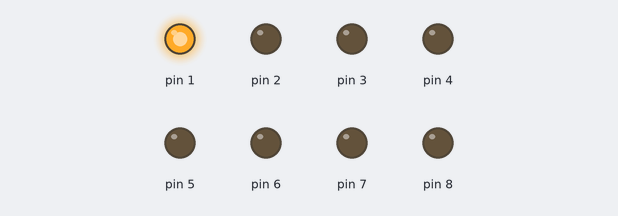
The sketch below on a simulated Arduino Uno, built with avr-gcc and run on an emulated ATmega328P. Shown: output pins drawn as LEDs (lit = HIGH).

Above: at 0.05 s.
At 0.65 s:
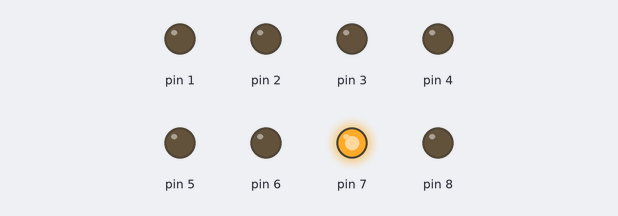
At 1.25 s:
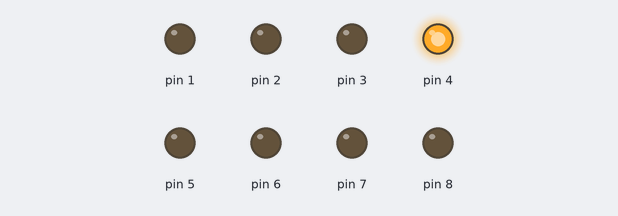
At 1.75 s:
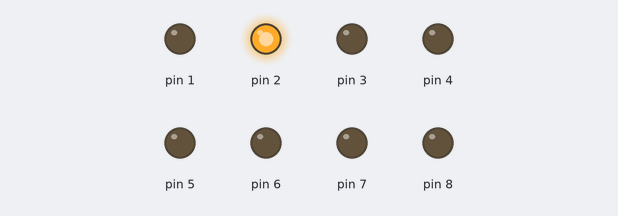
At 2.4 s:
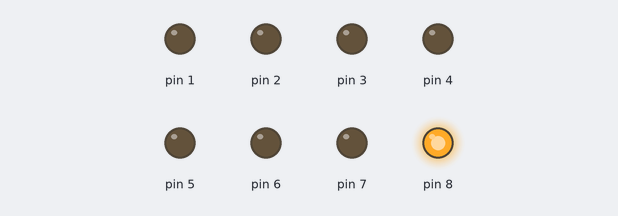
At 3.45 s:
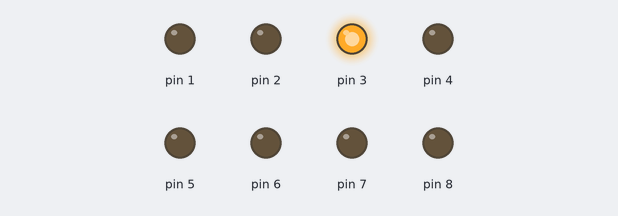
Timing chart, 0 to 3.8 s (numbered marks = the images above):
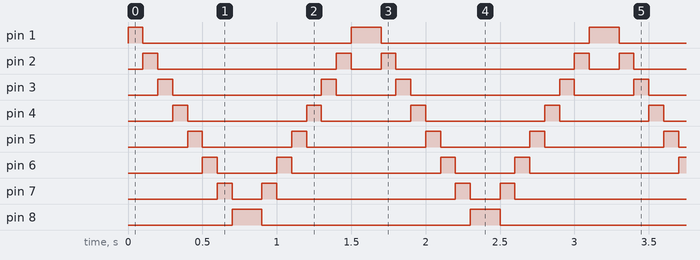

The sketch:

Assignment1.ino
```cpp
//Bron: https://docs.arduino.cc/built-in-examples/control-structures/ForLoopIteration
//Opdracht 1
//Gemaakt door: Nina Schrauwen

//timer definieren als variabele die niet verandert -> timer is voor de delay
const int timer = 100;

void setup() {
  // put your setup code here, to run once:
  //Deze code zegt loop door de leds vanaf ledpin 1 tot 8 en niet hoger.
  for(int thisPin = 1; thisPin < 9; thisPin++ ){
    //De ledpin is een vorm van output
    pinMode(thisPin, OUTPUT);
  }
}
void loop() {
  // put your main code here, to run repeatedly:

  //Deze code loopt van ledpin 1 tot en met 8.
  for(int thisPin = 1; thisPin < 9; thisPin++){

    //De ledpin gaat eerst aan, dan volgt een timer v. 100ms, dan gaat de led uit.
    digitalWrite(thisPin, HIGH);  //led aan
    delay(timer);                 //delay van 100ms
    digitalWrite(thisPin, LOW);   // led uit

  }// einde for loop

  //Deze code loopt van ledpin 8 tot en met 1.
  for(int thisPin = 8; thisPin > 0; thisPin--){

    //De ledpin gaat eerst aan, dan volgt een timer v. 100ms, dan gaat de led uit.
    digitalWrite(thisPin, HIGH);  //led aan
    delay(timer);                 //delay
    digitalWrite(thisPin, LOW);   //uit
  }  //einde for loop

} //einde loop
```

Measured:
- by itself, pin 1: repeats every 1.6 s: LOW 1.4 s, HIGH 0.20 s
- by itself, pin 2: repeats every 1.6 s: LOW 1.2 s, HIGH 0.10 s, LOW 0.20 s, HIGH 0.10 s
- by itself, pin 3: repeats every 1.6 s: LOW 1.0 s, HIGH 0.10 s, LOW 0.40 s, HIGH 0.10 s
- by itself, pin 4: repeats every 1.6 s: LOW 0.80 s, HIGH 0.10 s, LOW 0.60 s, HIGH 0.10 s
- by itself, pin 5: repeats every 1.6 s: LOW 0.60 s, HIGH 0.10 s, LOW 0.80 s, HIGH 0.10 s
- by itself, pin 6: repeats every 1.6 s: LOW 0.40 s, HIGH 0.10 s, LOW 1.0 s, HIGH 0.10 s
- by itself, pin 7: repeats every 1.6 s: LOW 0.20 s, HIGH 0.10 s, LOW 1.2 s, HIGH 0.10 s
- by itself, pin 8: alternates HIGH for 0.20 s and LOW for 1.4 s
